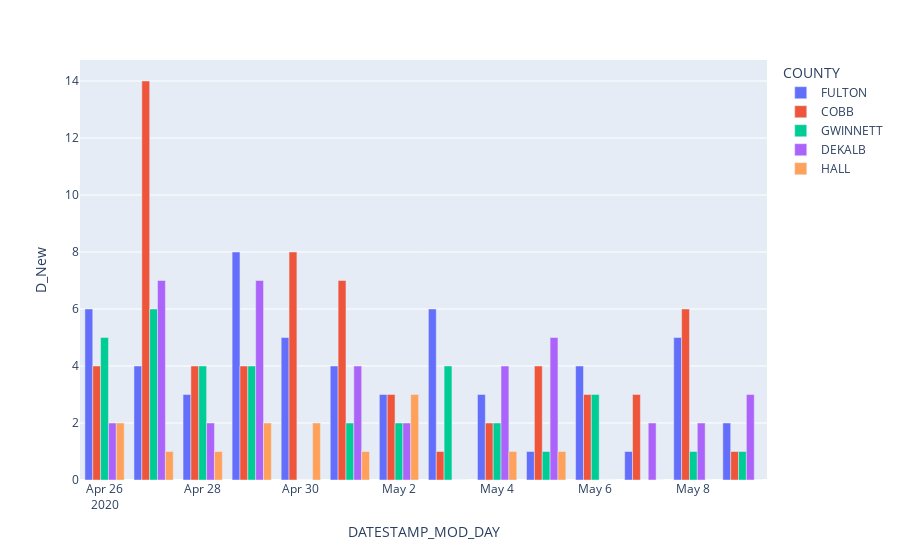

Notebook code for this chart:
### Code cell
plotly6 = px.bar(dailySpecific, x='DATESTAMP_MOD_DAY', y='D_New', color='COUNTY', barmode = 'group')
plotly6.show()

### Figure 1 — Plotly figure (JSON) as saved in the notebook; plotly's stock layout.template omitted (floating-point values rounded to 4 significant figures)
{"data": [{"alignmentgroup": "True", "hovertemplate": "COUNTY=FULTON<br>DATESTAMP_MOD_DAY=%{x}<br>D_New=%{y}<extra></extra>", "legendgroup": "FULTON", "marker": {"color": "#636efa", "pattern": {"shape": ""}}, "name": "FULTON", "offsetgroup": "FULTON", "orientation": "v", "showlegend": true, "textposition": "auto", "type": "bar", "x": ["2020-04-26", "2020-04-27", "2020-04-28", "2020-04-29", "2020-04-30", "2020-05-01", "2020-05-02", "2020-05-03", "2020-05-04", "2020-05-05", "2020-05-06", "2020-05-07", "2020-05-08", "2020-05-09"], "xaxis": "x", "y": [6, 4, 3, 8, 5, 4, 3, 6, 3, 1, 4, 1, 5, 2], "yaxis": "y"}, {"alignmentgroup": "True", "hovertemplate": "COUNTY=COBB<br>DATESTAMP_MOD_DAY=%{x}<br>D_New=%{y}<extra></extra>", "legendgroup": "COBB", "marker": {"color": "#EF553B", "pattern": {"shape": ""}}, "name": "COBB", "offsetgroup": "COBB", "orientation": "v", "showlegend": true, "textposition": "auto", "type": "bar", "x": ["2020-04-26", "2020-04-27", "2020-04-28", "2020-04-29", "2020-04-30", "2020-05-01", "2020-05-02", "2020-05-03", "2020-05-04", "2020-05-05", "2020-05-06", "2020-05-07", "2020-05-08", "2020-05-09"], "xaxis": "x", "y": [4, 14, 4, 4, 8, 7, 3, 1, 2, 4, 3, 3, 6, 1], "yaxis": "y"}, {"alignmentgroup": "True", "hovertemplate": "COUNTY=GWINNETT<br>DATESTAMP_MOD_DAY=%{x}<br>D_New=%{y}<extra></extra>", "legendgroup": "GWINNETT", "marker": {"color": "#00cc96", "pattern": {"shape": ""}}, "name": "GWINNETT", "offsetgroup": "GWINNETT", "orientation": "v", "showlegend": true, "textposition": "auto", "type": "bar", "x": ["2020-04-26", "2020-04-27", "2020-04-28", "2020-04-29", "2020-04-30", "2020-05-01", "2020-05-02", "2020-05-03", "2020-05-04", "2020-05-05", "2020-05-06", "2020-05-07", "2020-05-08", "2020-05-09"], "xaxis": "x", "y": [5, 6, 4, 4, 0, 2, 2, 4, 2, 1, 3, 0, 1, 1], "yaxis": "y"}, {"alignmentgroup": "True", "hovertemplate": "COUNTY=DEKALB<br>DATESTAMP_MOD_DAY=%{x}<br>D_New=%{y}<extra></extra>", "legendgroup": "DEKALB", "marker": {"color": "#ab63fa", "pattern": {"shape": ""}}, "name": "DEKALB", "offsetgroup": "DEKALB", "orientation": "v", "showlegend": true, "textposition": "auto", "type": "bar", "x": ["2020-04-26", "2020-04-27", "2020-04-28", "2020-04-29", "2020-04-30", "2020-05-01", "2020-05-02", "2020-05-03", "2020-05-04", "2020-05-05", "2020-05-06", "2020-05-07", "2020-05-08", "2020-05-09"], "xaxis": "x", "y": [2, 7, 2, 7, 0, 4, 2, 0, 4, 5, 0, 2, 2, 3], "yaxis": "y"}, {"alignmentgroup": "True", "hovertemplate": "COUNTY=HALL<br>DATESTAMP_MOD_DAY=%{x}<br>D_New=%{y}<extra></extra>", "legendgroup": "HALL", "marker": {"color": "#FFA15A", "pattern": {"shape": ""}}, "name": "HALL", "offsetgroup": "HALL", "orientation": "v", "showlegend": true, "textposition": "auto", "type": "bar", "x": ["2020-05-06", "2020-05-07", "2020-05-08", "2020-05-09", "2020-04-26", "2020-04-27", "2020-04-28", "2020-04-29", "2020-04-30", "2020-05-01", "2020-05-02", "2020-05-03", "2020-05-04", "2020-05-05"], "xaxis": "x", "y": [0, 0, 0, 0, 2, 1, 1, 2, 2, 1, 3, 0, 1, 1], "yaxis": "y"}], "layout": {"barmode": "group", "legend": {"title": {"text": "COUNTY"}, "tracegroupgap": 0}, "margin": {"t": 60}, "xaxis": {"anchor": "y", "domain": [0, 1], "title": {"text": "DATESTAMP_MOD_DAY"}}, "yaxis": {"anchor": "x", "domain": [0, 1], "title": {"text": "D_New"}}}}
